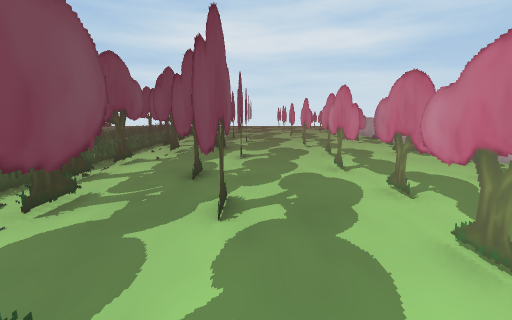
View 1 (above)

24 first-person views from a walk through a scene from a Unity 3-D project. The camera is 1.5 m above the floor, tilts 10° down and sees 90° across. The floor is counted in squares, 1 m on a side. Each view is taken from the middle of a square. On the plan, view 1 faces up. The plan holds only what a view shows up to about 13 squares ahead; the rest is blank. The place goes on beyond the plan. Some surface patterns are stand-ins.

View 2
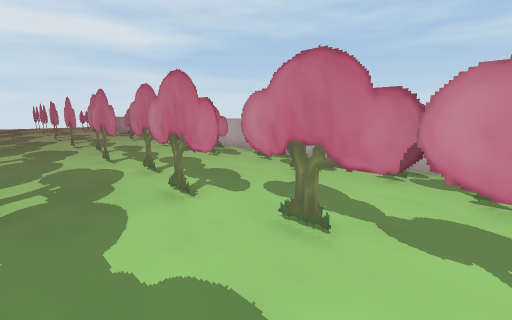

View 3
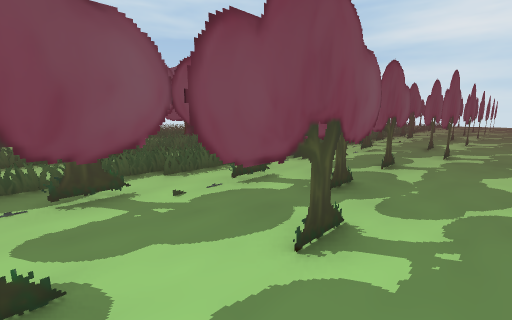

View 4
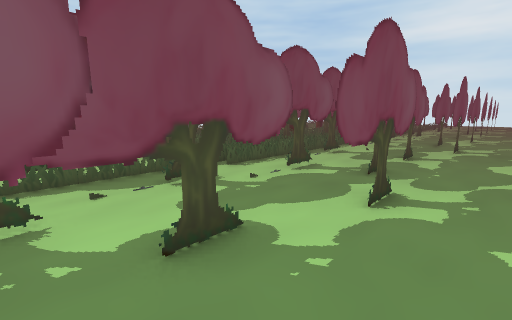

View 5
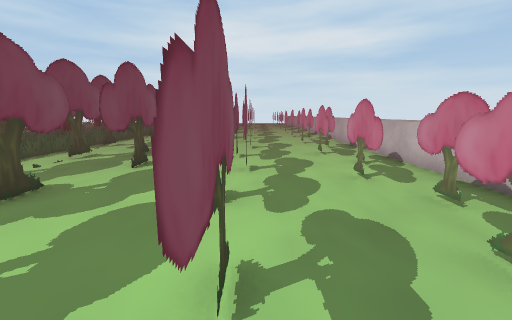

View 6
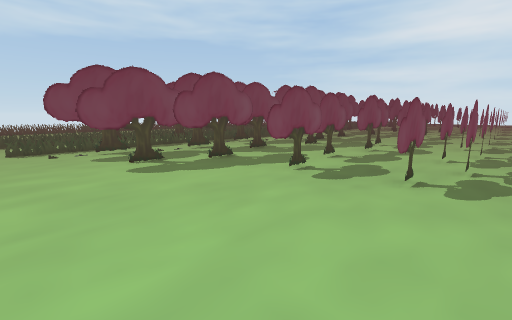

View 7
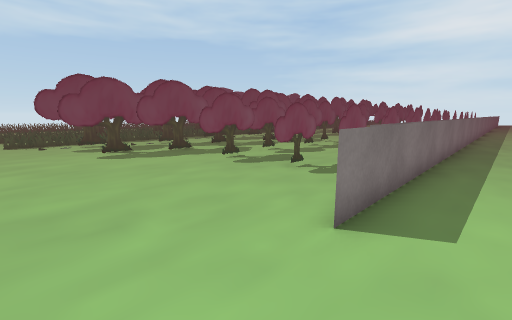

View 8
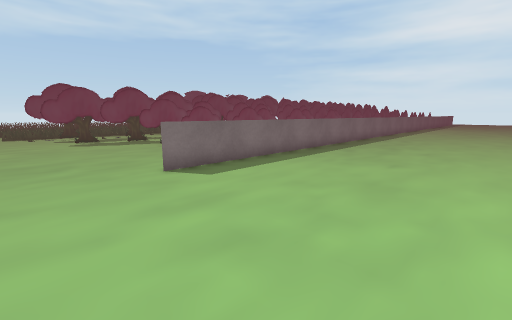

View 9
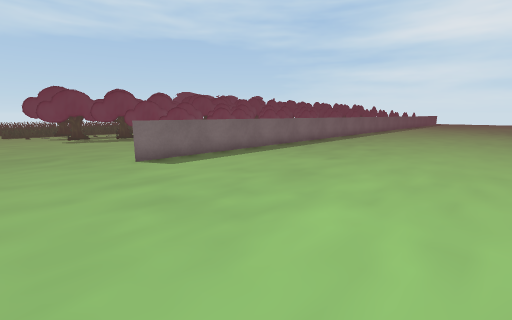

View 10
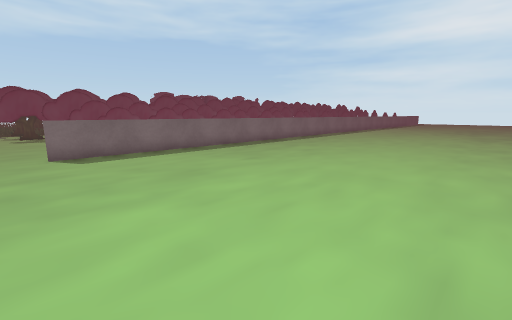

View 11
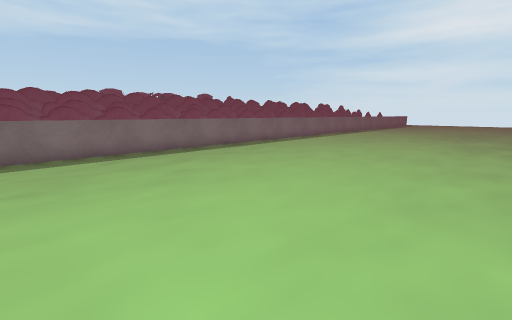

View 12
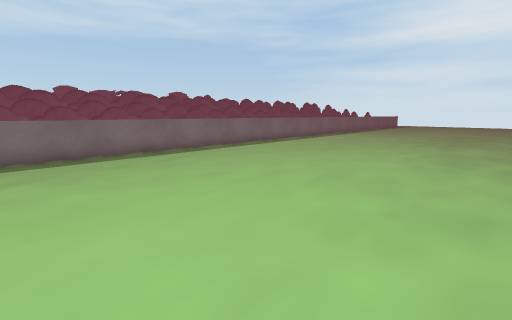

View 13
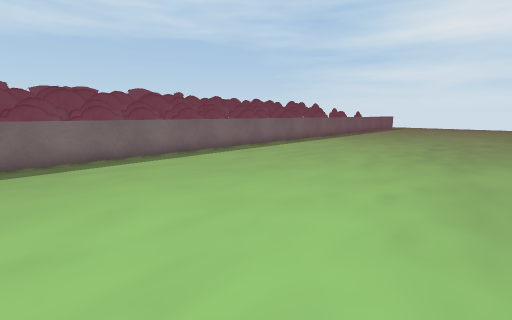

View 14
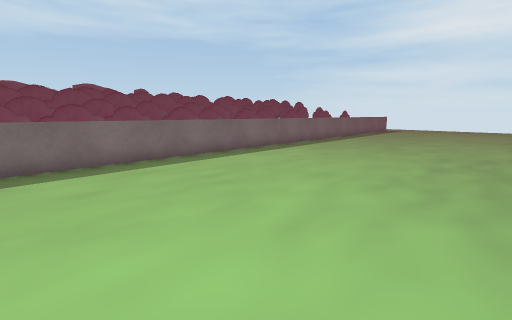

View 15
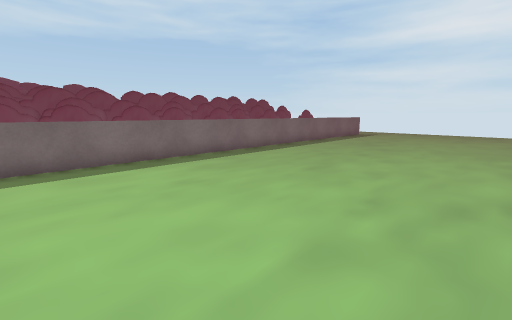

View 16
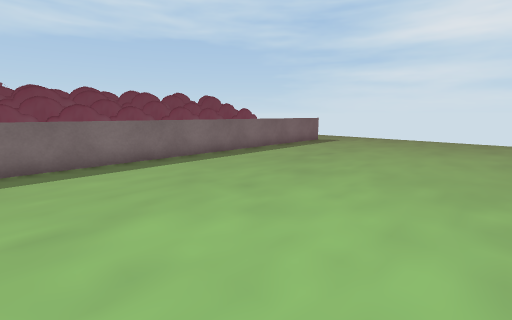

View 17
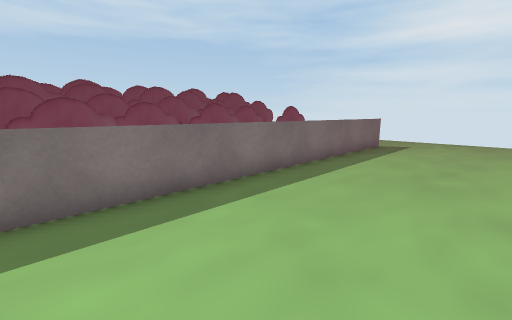

View 18
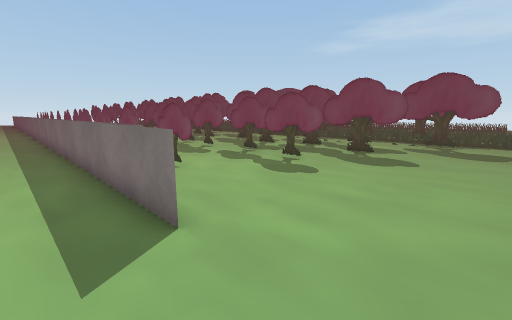

View 19
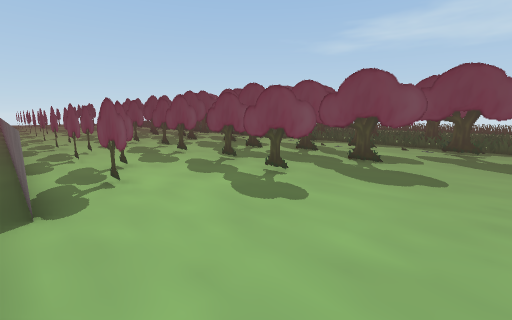

View 20
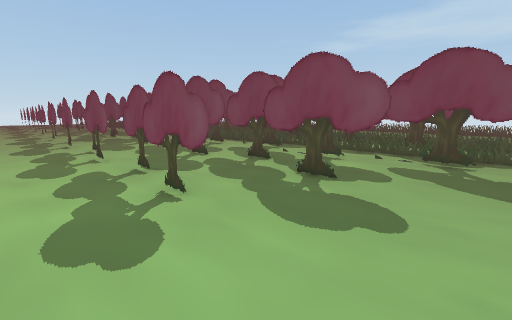

View 21
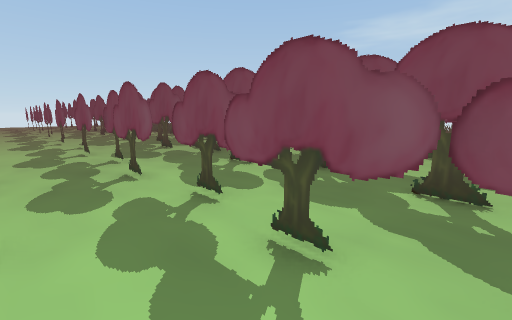

View 22
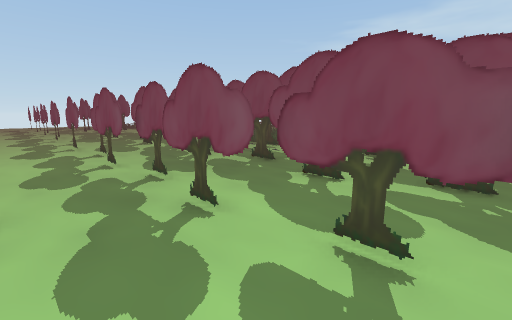

View 23
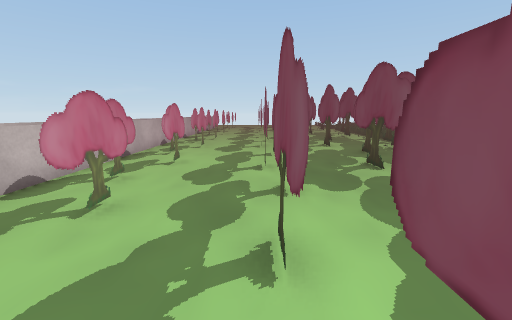

View 24
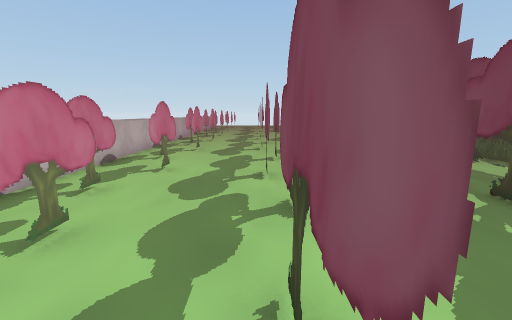

### Floor plan
Key: @ floor where view 1 was taken; # wall or solid block; . floor; = window, fence, low wall or low ledge; T thing the floor can be seen under or through.
Columns run from 8 left of view 1 to 19 right of it. Each row starts with its distance up from view 1.
 35    .............. ....  ..
 34   =.T................. ...
 33 ##=.T.....................
 32  #=.T...T.......#.........
 31  #=.T ..T.......=.........
 30 ##=..T..T..T....=.........
 29   =..#.T ..T....=.........
 28   =   .T..T...#.=.........
 27   =. ..T..T...#.=.........
 26   =.#..##.T...#.=.........
 25     #...#..#..#.=.........
 24       .  ..#..#.=.........
 23       .#..##..#.=.........
 22         ..#...#.=.........
 21          .#...#.=.........
 20          ..#..T.=.........
 19          ..#..T.=..........
 18       .# .##..T.=..........
 17       .#..#...T.=..........
 16       .#..##..T.=..........
 15     # .##..#..T.=..........
 14     #...#..#..T.=...........
 13  #==# .##.#...T.=...........
 12  #==# .#..#...T.=...........
 11  #==##.#..#...T.=...........
 10    =##.#...#..T.=...........
  9    =##.#...#..#.=...........
  8    =#..#..#...#.=...........
  7     #..#..#...#.=...........
  6    =# .#..##..#.=...........
  5    =##.T...#..#.=...........
  4      #.T...#..#.=...........
  3    =  .T..#...#.=...........
  2   ==# .T..#...#.=...........
  1   ==#..T..##..#.=...........
  0  #==#..T@..#..#.=...........
 -1  #==##. ...#..T.=...........
 -2  #==##.T..#...T.=...........
 -3 ##==##.T..#...T.=...........
 -4 # ==##.T .##..T.=...........
 -5 # =.#...#..#..T.=...........
 -6  .=.#..##..#..T.=...........
 -7  #=.#..T..#...T.=...........
 -8  #=.  .T..#...T.=...........
 -9  #=..#.T ..#..T.=...........
-10  #=..T..T..#..T.=...........
-11   =.  .T ..#....=...........
-12   =.T .T........=...........
-13   =.T..T........#..........
-14   =.T..T.................. .
-15   =......................
-16   ...................... .

Where each view was taken, in squares from view 1:
view 1: 0 up, 0 right, facing up
view 2: 2 down, 0 right, facing up-right
view 3: 7 down, 1 right, facing up-left
view 4: 9 down, 1 right, facing up-left
view 5: 12 down, 3 right, facing up
view 6: 16 down, 7 right, facing up-left
view 7: 16 down, 10 right, facing up-left
view 8: 16 down, 15 right, facing up-left
view 9: 16 down, 17 right, facing up-left
view 10: 14 down, 19 right, facing up-left
view 11: 8 down, 19 right, facing up-left
view 12: 4 down, 19 right, facing up-left
view 13: 1 up, 18 right, facing up-left
view 14: 6 up, 17 right, facing up-left
view 15: 12 up, 17 right, facing up-left
view 16: 18 up, 17 right, facing up-left
view 17: 19 up, 13 right, facing up-left
view 18: 35 up, 10 right, facing down-left
view 19: 34 up, 8 right, facing down-left
view 20: 34 up, 5 right, facing down-left
view 21: 26 up, 5 right, facing down-left
view 22: 23 up, 5 right, facing down-left
view 23: 22 up, 3 right, facing down
view 24: 21 up, 3 right, facing down
